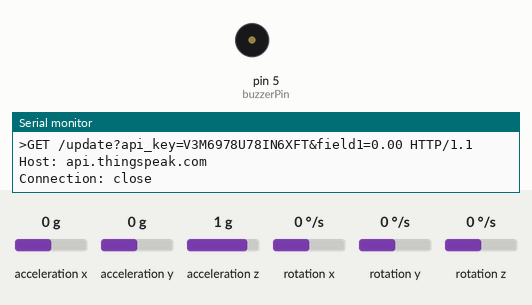
A sketch run on a simulated Arduino Leonardo, built with avr-gcc and run on an emulated ATmega32U4. Shown: buzzer (waves = sounding), the last lines printed to the serial monitor. The inputs (shaded band) are chosen by the test bench; at power-on: acceleration x 0 g, acceleration y 0 g, acceleration z 1 g, rotation x 0 °/s, rotation y 0 °/s, rotation z 0 °/s. The modem accepts every AT command (registered, SIM ready, sends succeed) and sends nothing else.

Above: at 18.2 s.
18.3 s: acceleration x set to -0.3 g
At 19.6 s:
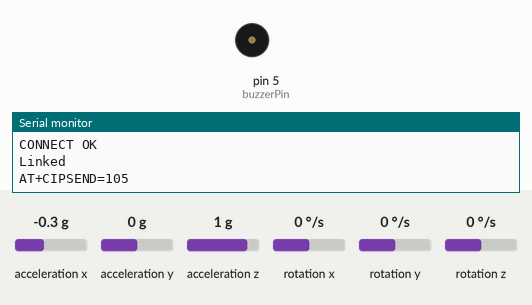
24.6 s: acceleration x set to 0 g
At 25.2 s:
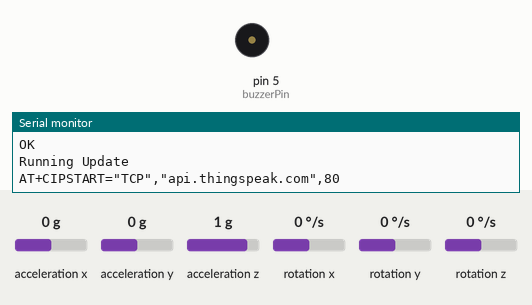
26.1 s: acceleration x set to -1.4 g
At 28.1 s:
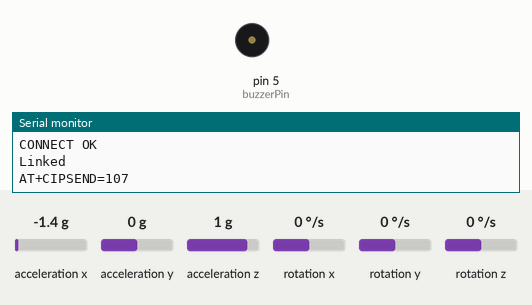
Timing chart, 0 to 38.5 s (numbered marks = the images above; inputs shaded):
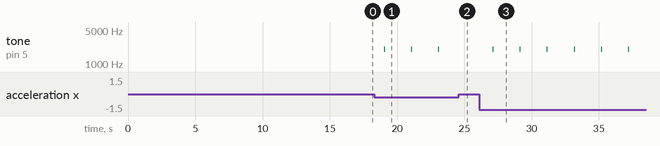

The sketch:

backpack_alarm.ino
```cpp
//the URL of my realtime channel is :https://thingspeak.com/channels/559747
#include <MPU6050_tockn.h>//includ the libarary for MPU6050
#include <Wire.h>

MPU6050 mpu6050(Wire);

long timer = 0;
String writeAPIKey = "V3M6978U78IN6XFT";
unsigned int interval = 1000;  //Update every 1s.
long int now=0, previous=-50000; //Used to hold time variables.
#define DST_IP "api.thingspeak.com"  //Thingspeak Server
int buzzerPin  = 5 ;  //The buzzerPin is connected to pin 5 of the Arduino.

void setup() {
  pinMode(buzzerPin, OUTPUT);  //Setup buzzer pin as an output pin.
  Serial.begin(9600);  // Open serial Connection to Computer
  Wire.begin();
  mpu6050.begin();
  mpu6050.calcGyroOffsets(true);// calculate calibration of the gyroscope.
  Serial1.begin(115200);  // Open serial Connection to ESP8266

  while (!Serial) {// wait for serial port to connect. Needed for Leonardo only
  }

  Serial.println("Thingspeak Demo");
  Serial1.println("AT+RST");  //Issue Reset Command
  Serial.println("AT+RST");
  delay(8000);

  //DEBUG LOOP- display ESP output to serial Monitor.
  while (Serial1.available()) {
  Serial.println(Serial1.read());
  }

  Serial.println("AT+CIFSR");
  Serial1.println("AT+CIFSR"); //Display IP Information
  delay(3000);
  //DEBUG LOOP- display ESP output to serial Monitor.
  while (Serial1.available()) {
  Serial.println(Serial1.read());
  }

  Serial.println("AT+CIPMUX=0");
  Serial1.println("AT+CIPMUX=0");  //Sets up Single connection mode.
  delay(2000);

  //DEBUG LOOP- display ESP output to serial Monitor.
  while (Serial1.available()) {
    Serial.write(Serial1.read());
  }
  delay(1000);
  }

void loop()
{
now=millis(); //Get the current time.
//get the value of MPU6050 measured
if(now - previous >= interval){  //Check to see if it's time to run.
  previous = now;
  Serial.println("Running Update");
  updateThingSpeak();
  }
   mpu6050.update();
   if(millis() - timer > 1000){

  //cause I fixed my MPU6050 horizontally, so I don't need to consier the affact of gravity in X and Y axis.
  float AccX;
  float AccY;
  float distanceX;
  float distanceY;
  float distance;

  //convert g to m/s^2 and we know that 1g=9.80665m/s^2
  AccX= (mpu6050.getAccX())*9.80665;//Read the acceleration in X axis.
  AccY= (mpu6050.getAccY())*9.80665;//Read the acceleration in Y axis.

  distanceX=AccX*AccX;//calculate distance in X axis.
  distanceY=AccY*AccY;//calculate distance in Y axis.
  distance=sqrt(distanceX*distanceX+distanceY*distanceY);

 //Play a tone of 2000Hz for 50 milliseconds.
    if (distance>3){
      tone(buzzerPin, 2000,50); }

  timer = millis();
 }
}

void updateThingSpeak(){

    //Builds the connection string for the ESP8266
    String cmd = "AT+CIPSTART=\"TCP\",\"";
  float AccX;
  float AccY;
  float distanceX;
  float distanceY;
  float distance;

  AccX= (mpu6050.getAccX())*9.80665;
  AccY= (mpu6050.getAccY())*9.80665;
  distanceX=AccX*AccX;
  distanceY=AccY*AccY;
  distance=sqrt(distanceX*distanceX+distanceY*distanceY);

    cmd += DST_IP;
    cmd += "\",80";
    Serial1.println(cmd);  //Run the command
    Serial.println(cmd);    //Print this to the debug window
    delay(500);

    //DEBUG LOOP- display ESP output to serial Monitor.
    while (Serial1.available()) {
    Serial.write(Serial1.read());
    }

   //I NEED TO UPDATE THIS IF STATEMENT TO MAKE SURE CONNECTION WORKED
   //if (client.connect(thingSpeakAddress, 80)){
    String httpcmd = "GET /update?api_key=";
    httpcmd += writeAPIKey+"&field1=";
    httpcmd += distance;
    httpcmd += " HTTP/1.1\r\n";
    httpcmd += "Host: api.thingspeak.com\n";
    httpcmd += "Connection: close\r\n\r\n";

    Serial.print("AT+CIPSEND=");
    Serial.println(httpcmd.length());

    Serial1.print("AT+CIPSEND=");
    Serial1.println(httpcmd.length());
    delay(500);

    Serial.print(">");
    Serial1.println(httpcmd);
    Serial.println(httpcmd);
    delay(500);

    //DEBUG LOOP- display ESP output to serial Monitor.
     while (Serial1.available()) {
      Serial.write(Serial1.read());
      }

    Serial.println("AT+CIPCLOSE");
    Serial1.println("AT+CIPCLOSE"); //Close the Web Connection
    delay(500);

     //DEBUG LOOP- display ESP output to serial Monitor.
     while (Serial1.available()) {
      Serial.write(Serial1.read());
      }
}
```

Measured:
- the behaviour switches between -0.1 and -0.2 g on acceleration x (found by bisection; images 0 and 1)
- after the input at 18.3 s, tone on pin 5 (buzzerPin): alternates 2000 Hz for 0.05 s and silent for 2.0 s, starting after 0.74 s
- after the input at 24.6 s, tone on pin 5 (buzzerPin): stays silent (without the input it goes to 2000 Hz after 0.49 s)
- after the input at 26.1 s, tone on pin 5 (buzzerPin): alternates 2000 Hz for 0.05 s and silent for 2.0 s, starting after 1.0 s
